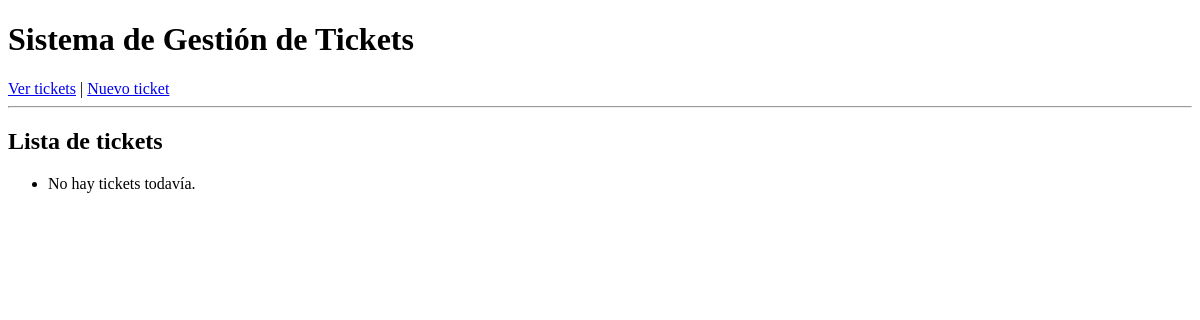
/tickets/, run on an earlier commit of the app's database.
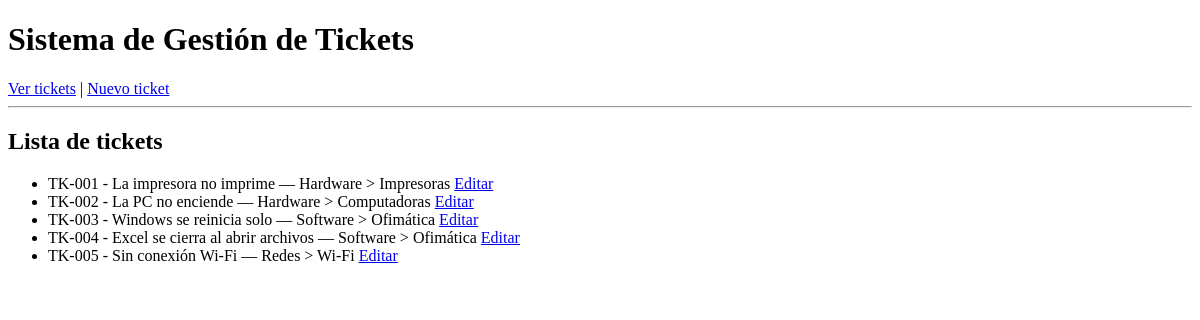
And on a later commit of the database.
### tickets/models.py (models this page shows)
class Ticket(models.Model):
    ESTADOS = [
        ('Abierto', 'Abierto'),
        ('En proceso', 'En proceso'),
        ('Cerrado', 'Cerrado'),
    ]
    codigo = models.CharField(max_length=20)
    titulo = models.CharField(max_length=200)
    descripcion = models.TextField(blank=True)
    estado = models.CharField(max_length=20, choices=ESTADOS, default='Abierto')
    categoria = models.ForeignKey(
        Categoria, null=True, blank=True, on_delete=models.SET_NULL
    )
    fecha_creacion = models.DateTimeField(auto_now_add=True)
    def __str__(self):
        return f"{self.codigo} - {self.titulo}"

class Categoria(models.Model):
    nombre = models.CharField(max_length=100)
    padre = models.ForeignKey(
        'self', null=True, blank=True,
        on_delete=models.CASCADE, related_name='subcategorias'
    )
    def __str__(self):
        if self.padre:
            return f"{self.padre} > {self.nombre}"
        return self.nombre

### tickets/views.py (the view)
# urls.py: path('', views.lista_tickets, name='lista_tickets'),
def lista_tickets(request):
    tickets = Ticket.objects.all()
    return render(request, 'tickets/lista.html', {'tickets': tickets})

### tickets/templates/tickets/lista.html
{% extends "base.html" %}
{% block contenido %}
<h2>Lista de tickets</h2>
<ul>
{% for t in tickets %}
    <li>{{ t }} — {{ t.categoria }}
        <a href="{% url 'editar_ticket' t.pk %}">Editar</a></li>
{% empty %}
    <li>No hay tickets todavía.</li>
{% endfor %}
</ul>
{% endblock %}

### tickets/templates/base.html (shortened to what this page needs)
<!DOCTYPE html>
<html lang="es">
<head>
</head>
<body>
    <h1>Sistema de Gestión de Tickets</h1>
    <a href="{% url 'lista_tickets' %}">Ver tickets</a> |
    <a href="{% url 'crear_ticket' %}">Nuevo ticket</a>
    <hr>
    {% block contenido %}{% endblock %}
</body>
</html>

What changed in the data, as far as the page shows it:
added Ticket: codigo+titulo "TK-001 - La impresora no imprime", categoria "Hardware > Impresoras"
added Ticket: codigo+titulo "TK-002 - La PC no enciende", categoria "Hardware > Computadoras"
added Ticket: codigo+titulo "TK-003 - Windows se reinicia solo", categoria "Software > Ofimática"
added Ticket: codigo+titulo "TK-004 - Excel se cierra al abrir archivos", categoria "Software > Ofimática"
added Ticket: codigo+titulo "TK-005 - Sin conexión Wi-Fi", categoria "Redes > Wi-Fi"
Also different on the page:
text no longer shown: "No hay tickets todavía."
